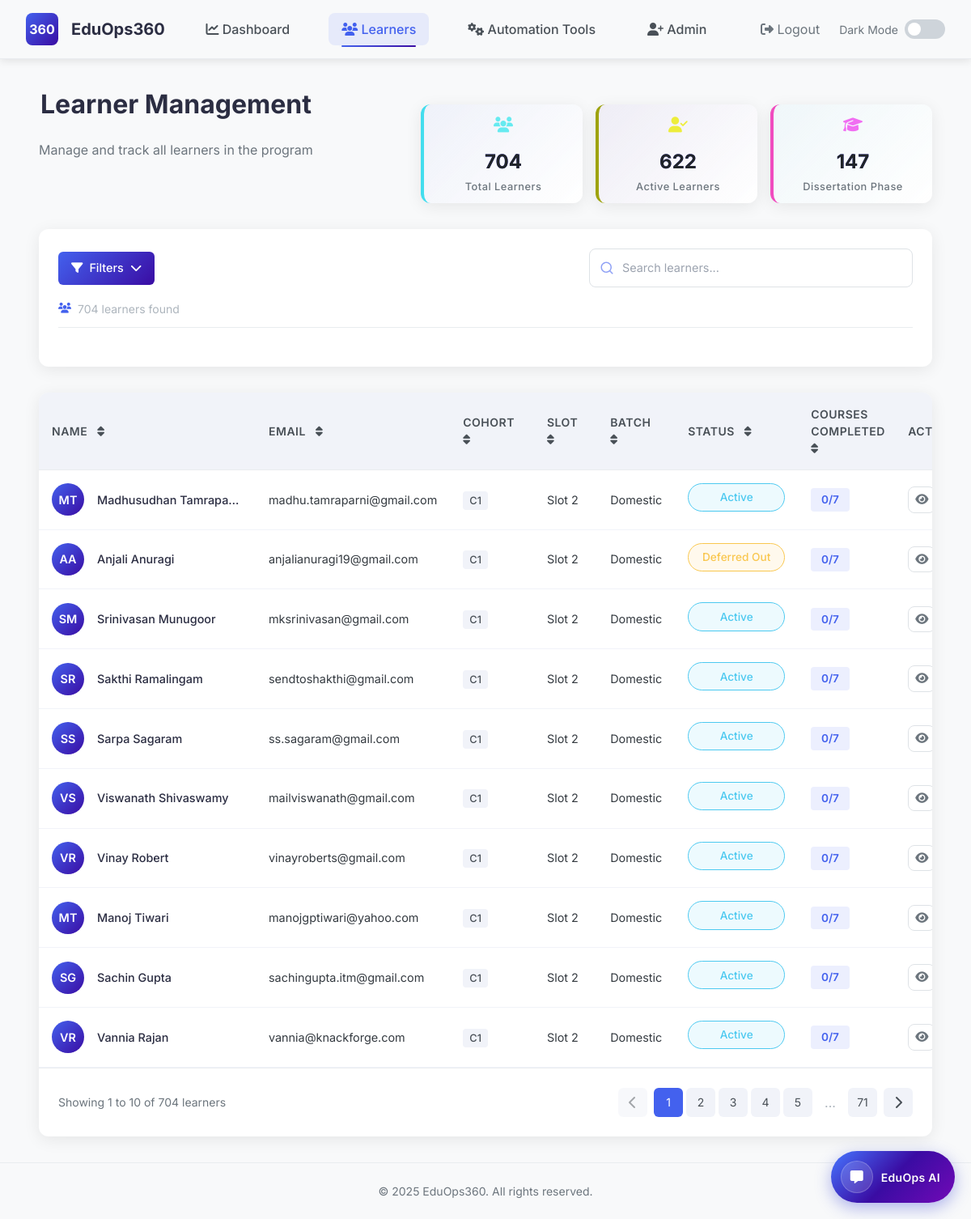
Screenshot of /learners (signed in) with the database file from the repository.
### tables this page shows
CREATE TABLE "Student List" (
"Email" TEXT,
  "User ID" INTEGER,
  "First Name" TEXT,
  "Last Name" TEXT,
  "Cohort #" TEXT,
  "Cohort ID" INTEGER,
  "Slot" TEXT,
  "Batch" TEXT,
  "GGU User ID" REAL,
  "Status" TEXT,
  "Contact" TEXT,
  "Package Key" TEXT,
  "Notes" TEXT,
  "Company" TEXT,
  "Designation" TEXT,
  "Seniority" TEXT,
  "Industry" TEXT,
  "Sector" TEXT,
  "DOB" TEXT,
  "Age" REAL,
  "Gender" TEXT,
  "Country Of Origin" TEXT,
  "Country Of Residence" TEXT,
  "Region" TEXT,
  "Work Experience" REAL,
  "Residence Type" TEXT,
  "Age Bracket" TEXT,
  "Contact #" TEXT,
  "GGU User ID.1" REAL,
  "GGU Email" TEXT
);

### app.py (the view, shortened to what this page needs)
@app.route('/learners')
@login_required
def learners():
    try:
        selected_cohorts = request.args.getlist('cohort')
        selected_slots = request.args.getlist('slot')
        selected_statuses = request.args.getlist('status')
        search_query = request.args.get('search', '').strip()
        page = request.args.get('page', 1, type=int)
        data = get_all_learners_data(
            cohort_filter=selected_cohorts,
            slot_filter=selected_slots,
            status_filter=selected_statuses,
            search_filter=search_query,
            page=page,
            per_page=10
        )
        data['selected_cohorts'] = selected_cohorts
        data['selected_slots'] = selected_slots
        data['selected_statuses'] = selected_statuses
        data['last_updated'] = get_last_updated_time()
        return render_template('learners.html', **data)
    except Exception as e:
        flash(f'Error loading learners data: {str(e)}', 'error')
        return render_template('learners.html',
                            learners=[],
                            cohorts=[],
                            slots=[],
                            statuses=[],
                            selected_cohorts=[],
                            selected_slots=[],
                            selected_statuses=[],
                            pagination={
                                'page': 1,
                                'per_page': 10,
                                'total': 0,
                                'pages': 0,
                                'has_prev': False,
                                'has_next': False,
                                'prev_num': 0,
                                'next_num': 0
                            },
                            last_updated=get_last_updated_time())

### app.py (called while the page is built, shortened)
def login_required(f):
    @wraps(f)
    def decorated_function(*args, **kwargs):
        if 'user_id' not in session:  # Fixed: session instead of session
            return redirect(url_for('login', next=request.url))
        return f(*args, **kwargs)
    return decorated_function

def get_db_connection():
    try:
        conn = sqlite3.connect(DB_PATH)
        return conn
    except sqlite3.Error as e:
        print(f"Database connection error: {e}")
        return None

def get_last_updated_time():
    try:
        if os.path.exists(DB_PATH):
            mod_time = os.path.getmtime(DB_PATH)
            return datetime.datetime.fromtimestamp(mod_time)
    except:
        pass
    return datetime.datetime.now()

def apply_filters(df, cohort_filter=None, slot_filter=None, status_filter=None, country_filter=None):
    if slot_filter:
        if not isinstance(slot_filter, list):
            slot_filter = [slot_filter]
        slot_filter = [slot[:6] for slot in slot_filter if slot]
        df = df[df['Slot'].str[:6].isin(slot_filter)]
    if status_filter:
        if not isinstance(status_filter, list):
            status_filter = [status_filter]
        df = df[df['Status'].isin(status_filter)]
    if country_filter:
        if not isinstance(country_filter, list):
            country_filter = [country_filter]
        df = df[df['Country of Residence'].isin(country_filter)]
    return df

### templates/learners.html (shortened to what this page needs)
{% extends "base.html" %}
{% block content %}
<div class="learners-container">
    <div class="page-header">
        <div class="header-content">
            <h1>Learner Management</h1>
            <p>Manage and track all learners in the program</p>
        </div>
        <div class="header-stats">
            <div class="stat-card">
                <div class="stat-icon"><i class="fas fa-users"></i></div>
                <div class="stat-value">{{ pagination.total_learners }}</div>
                <div class="stat-label">Total Learners</div>
            </div>
            <div class="stat-card">
                <div class="stat-icon"><i class="fas fa-user-check"></i></div>
                <div class="stat-value">{{ active_learners_count }}</div>
                <div class="stat-label">Active Learners</div>
            </div>
            <div class="stat-card">
                <div class="stat-icon"><i class="fas fa-graduation-cap"></i></div>
                <div class="stat-value">{{ completed_learners_count }}</div>
                <div class="stat-label">Dissertation Phase</div>
            </div>
        </div>
    </div>
    <div class="filter-section">
        <div class="filter-header">
            <div class="filter-title-area">
                <button id="toggleFilters" class="toggle-filters-btn">
                    <i class="fas fa-filter"></i> Filters
                    <i class="fas fa-chevron-down"></i>
                </button>
                <div class="search-box compact-search">
                    <input type="text" id="tableSearchInput" class="search-input" placeholder="Search learners..."
                        value="{{ request.args.get('search', '') }}">
                </div>
            </div>
            <div class="filter-meta">
                <div class="results-count">
                    <i class="fas fa-users"></i> {{ pagination.total_learners }} learners found
                </div>
            </div>
        </div>
    </div>
    <div class="table-section">
        <div class="table-container">
            <table id="learnersTable" class="learners-table">
                <thead>
                    <tr>
                        <th onclick="sortTable(0)" class="sortable">
                            <span>Name</span>
                            <i class="fas fa-sort"></i>
                        </th>
                        <th onclick="sortTable(1)" class="sortable">
                            <span>Email</span>
                            <i class="fas fa-sort"></i>
                        </th>
                        <th onclick="sortTable(2)" class="sortable">
                            <span>Cohort</span>
                            <i class="fas fa-sort"></i>
                        </th>
                        <th onclick="sortTable(3)" class="sortable">
                            <span>Slot</span>
                            <i class="fas fa-sort"></i>
                        </th>
                        <th onclick="sortTable(4)" class="sortable">
                            <span>Batch</span>
                            <i class="fas fa-sort"></i>
                        </th>
                        <th onclick="sortTable(5)" class="sortable status-column">
                            <span>Status</span>
                            <i class="fas fa-sort"></i>
                        </th>
                        <th onclick="sortTable(6)" class="sortable">
                            <span>Courses Completed</span>
                            <i class="fas fa-sort"></i>
                        </th>
                        <th>Actions</th>
                    </tr>
                </thead>
                <tbody>
                    {% for learner in learners %}
                    <tr>
                        <td>
                            <div class="learner-info">
                                <div class="learner-avatar">
                                    {{ learner['First Name'][0] }}{{ learner['Last Name'][0] }}
                                </div>
                                <div class="learner-name">
                                    {{ learner['First Name'] }} {{ learner['Last Name'] }}
                                </div>
                            </div>
                        </td>
                        <td>{{ learner['Email'] }}</td>
                        <td>
                            <span class="cohort-badge">{{ learner['Cohort #'] }}</span>
                        </td>
                        <td>{{ learner['Slot'][:6] if learner['Slot'] else 'N/A' }}</td>
                        <td>{{ learner['Batch'] }}</td>
                        <td class="status-cell">
                            <span
                                class="status-badge status-{{ learner['Status'].lower().replace(' ', '-').replace('/', '-') }}">
                                {{ learner['Status'] }}
                            </span>
                        </td>
                        <td>
                            <span class="courses-count">
                                {{ learner['Net Completed'] if learner['Net Completed'] is defined else 0 }}/7
                            </span>
                        </td>
                        <td>
                            <button class="btn btn-action" onclick="viewLearnerProfile('{{ learner['User ID'] }}')"
                                title="View Profile">
                                <i class="fas fa-eye"></i>
                            </button>
                        </td>
                    </tr>
                    {% endfor %}
                </tbody>
            </table>
        </div>
        {% if pagination.total_pages > 1 %}
        <div class="pagination-container">
            <div class="pagination-info">
                Showing {{ (pagination.page - 1) * pagination.per_page + 1 }} to
                {{ [pagination.page * pagination.per_page, pagination.total_learners]|min }}
                of {{ pagination.total_learners }} learners
            </div>
            <div class="pagination-controls">
                {% if pagination.has_prev %}
                <a href="{{ url_for('learners', page=pagination.prev_num, cohort=request.args.get('cohort'), slot=request.args.get('slot'), status=request.args.get('status'), search=request.args.get('search')) }}"
                    class="pagination-btn">
                    <i class="fas fa-chevron-left"></i>
                </a>
                {% else %}
                <button class="pagination-btn disabled" disabled>
                    <i class="fas fa-chevron-left"></i>
                </button>
                {% endif %}
                <div class="pagination-pages">
                    {% set max_visible_pages = 5 %}
                    {% set half_range = (max_visible_pages // 2) %}
                    {% set start_page = [1, pagination.page - half_range]|max %}
                    {% set end_page = [pagination.total_pages, start_page + max_visible_pages - 1]|min %}
                    {% for p in range(start_page, end_page + 1) %}
                    {% if p == pagination.page %}
                    <span class="pagination-page active">{{ p }}</span>
                    {% else %}
                    <a href="{{ url_for('learners', page=p, cohort=request.args.get('cohort'), slot=request.args.get('slot'), status=request.args.get('status'), search=request.args.get('search')) }}"
                        class="pagination-page">{{ p }}</a>
                    {% endif %}
                    {% endfor %}
                    {% if end_page < pagination.total_pages %} {% if end_page < pagination.total_pages - 1 %} <span
                        class="pagination-ellipsis">...</span>
                        {% endif %}
                        <a href="{{ url_for('learners', page=pagination.total_pages, cohort=request.args.get('cohort'), slot=request.args.get('slot'), status=request.args.get('status'), search=request.args.get('search')) }}"
                            class="pagination-page">{{ pagination.total_pages }}</a>
                        {% endif %}
                </div>
                {% if pagination.has_next %}
                <a href="{{ url_for('learners', page=pagination.next_num, cohort=request.args.get('cohort'), slot=request.args.get('slot'), status=request.args.get('status'), search=request.args.get('search')) }}"
                    class="pagination-btn">
                    <i class="fas fa-chevron-right"></i>
                </a>
                {% else %}
                <button class="pagination-btn disabled" disabled>
                    <i class="fas fa-chevron-right"></i>
                </button>
                {% endif %}
            </div>
        </div>
        {% endif %}
    </div>
</div>
{% endblock %}

### templates/base.html (style rules this page uses)
:root { --primary: #4361ee; --primary-light: #4895ef; --primary-gradient: linear-gradient(135deg, #4361ee 0%, #3a0ca3 100%); --secondary: #7209b7; --accent: #f72585; --success: #4cc9f0; --warning: #f9c74f; --danger: #f94144; --dark: #2b2d42; --light: #f8f9fa; --gray-100: #f1f3f9; --gray-200: #e9ecef; --gray-300: #dee2e6; --gray-400: #ced4da; --gray-500: #adb5bd; --gray-600: #6c757d; --gray-700: #495057; --gray-800: #343a40; --gray-900: #212529; --border-radius: 16px; --card-shadow: 0 10px 30px rgba(0, 0, 0, 0.08), 0 6px 10px rgba(0, 0, 0, 0.05); --card-shadow-hover: 0 15px 40px rgba(0, 0, 0, 0.12), 0 8px 15px rgba(0, 0, 0, 0.08); --transition: all 0.3s cubic-bezier(0.25, 0.8, 0.25, 1); }
* { margin: 0; padding: 0; box-sizing: border-box; font-family: 'Inter', sans-serif; }
body { background-color: var(--light); color: var(--gray-800); overflow-x: hidden; transition: var(--transition); display: flex; flex-direction: column; min-height: 100vh; }

### templates/chat_widget.html (style rules this page uses)
:root { --primary: #4361ee; --primary-light: #4895ef; --primary-dark: #3a0ca3; --secondary: #7209b7; --accent: #f72585; --success: #4cc9f0; --warning: #f9c74f; --danger: #f94144; --dark: #2b2d42; --light: #f8f9fa; --gray-100: #f1f3f9; --gray-200: #e9ecef; --gray-300: #dee2e6; --gray-400: #ced4da; --gray-500: #adb5bd; --gray-600: #6c757d; --gray-700: #495057; --gray-800: #343a40; --gray-900: #212529; --border-radius: 12px; --card-shadow: 0 4px 20px rgba(0, 0, 0, 0.08); --card-shadow-hover: 0 8px 30px rgba(0, 0, 0, 0.12); --transition: all 0.3s ease; }
* { margin: 0; padding: 0; box-sizing: border-box; font-family: 'Inter', -apple-system, BlinkMacSystemFont, 'Segoe UI', Roboto, sans-serif; }
body { background-color: var(--light); color: var(--gray-800); overflow-x: hidden; transition: var(--transition); display: flex; flex-direction: column; min-height: 100vh; }
.header-content { display: flex; align-items: center; gap: 12px; }

### rows the page displays
Student List: First Name "M", Last Name "T", First Name "Madhusudhan", Last Name "Tamraparni", Email "madhu.tamraparni@gmail.com", learner "C1", Slot "Slot 2", Batch "Domestic", Status "Active", learner "0"
Student List: First Name "A", Last Name "A", First Name "Anjali", Last Name "Anuragi", Email "anjalianuragi19@gmail.com", learner "C1", Slot "Slot 2", Batch "Domestic", Status "Deferred Out", learner "0"
Student List: First Name "S", Last Name "M", First Name "Srinivasan", Last Name "Munugoor", Email "mksrinivasan@gmail.com", learner "C1", Slot "Slot 2", Batch "Domestic", Status "Active", learner "0"
Student List: First Name "S", Last Name "R", First Name "Sakthi", Last Name "Ramalingam", Email "sendtoshakthi@gmail.com", learner "C1", Slot "Slot 2", Batch "Domestic", Status "Active", learner "0"
Student List: First Name "S", Last Name "S", First Name "Sarpa", Last Name "Sagaram", Email "ss.sagaram@gmail.com", learner "C1", Slot "Slot 2", Batch "Domestic", Status "Active", learner "0"
Student List: First Name "V", Last Name "S", First Name "Viswanath", Last Name "Shivaswamy", Email "mailviswanath@gmail.com", learner "C1", Slot "Slot 2", Batch "Domestic", Status "Active", learner "0"
Student List: First Name "V", Last Name "R", First Name "Vinay", Last Name "Robert", Email "vinayroberts@gmail.com", learner "C1", Slot "Slot 2", Batch "Domestic", Status "Active", learner "0"
Student List: First Name "M", Last Name "T", First Name "Manoj", Last Name "Tiwari", Email "manojgptiwari@yahoo.com", learner "C1", Slot "Slot 2", Batch "Domestic", Status "Active", learner "0"
Student List: First Name "S", Last Name "G", First Name "Sachin", Last Name "Gupta", Email "sachingupta.itm@gmail.com", learner "C1", Slot "Slot 2", Batch "Domestic", Status "Active", learner "0"
Student List: First Name "V", Last Name "R", First Name "Vannia", Last Name "Rajan", Email "vannia@knackforge.com", learner "C1", Slot "Slot 2", Batch "Domestic", Status "Active", learner "0"

### other values shown
{{ pagination.total_learners }} "704"
{{ active_learners_count }} "622"
{{ completed_learners_count }} "147"
{{ (pagination.page - 1) * pagination.per_page + 1 }} "1"
{{ [pagination.page * pagination.per_page, pagination.total_learners]|min }} "10"
{{ p }} "1"
{{ p }} "2" "3" "4" "5"
{{ pagination.total_pages }} "71"
